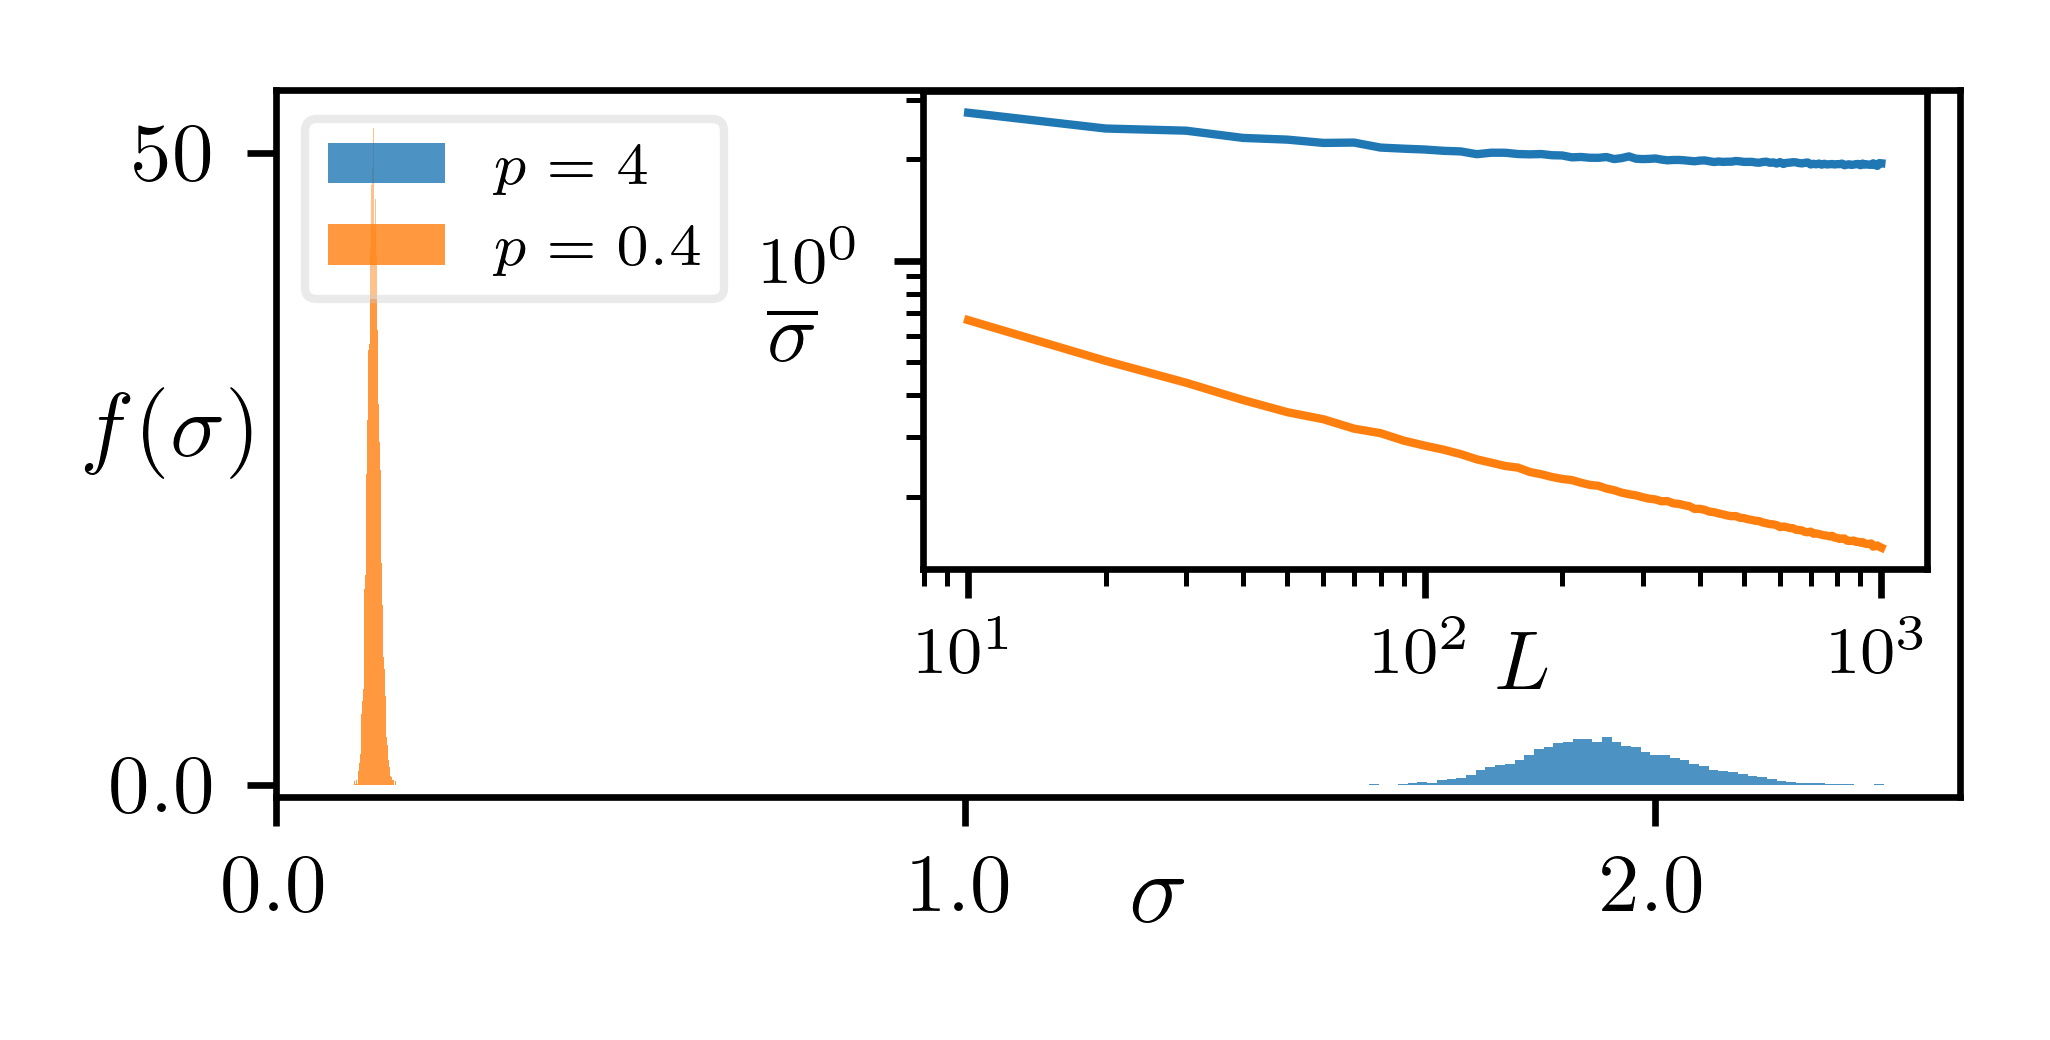

This chart was generated by the following Python code:
# import model.py methods (A, C, MI, ...) 
# which contains some main packages (numpy, numba,..)
import sys
import os

dir = os.path.dirname(__file__)
sys.path.insert(0, os.path.abspath(os.path.join(dir,'..',"..")))
import pickle #to save python objects
import numpy as np
from numpy import genfromtxt


# import plotting stuff
import matplotlib.pyplot as plt
from matplotlib.ticker import NullFormatter, NullLocator, ScalarFormatter, LogFormatter

plt.rcParams["font.family"] = "Times New Roman"
# plt.rc('font', size=SMALL_SIZE)          # controls default text sizes
# plt.rc('axes', titlesize=SMALL_SIZE)     # fontsize of the axes title
plt.rc('axes', labelsize=10)    # fontsize of the x and y labels
plt.rc('xtick', labelsize=10)    # fontsize of the tick labels
plt.rc('ytick', labelsize=10)    # fontsize of the tick labels
plt.rc('legend', fontsize=10)    # legend fontsize
plt.rcParams['text.usetex'] = True
# plt.rc('figure', titlesize=BIGGER_SIZE)  # fontsize of the figure title
plt.rcParams['figure.dpi'] = 300
plt.rcParams['savefig.dpi'] = 600
plt.rcParams["text.usetex"] = True


runs = 1000
L = 1000

#SELECT WHICH DATA TO PLOT#
hists = genfromtxt('data/bias_bulk.csv', delimiter=',')[1:,:]

beta_area_law_array = np.zeros(len(hists)//2)
beta_vol_law_array = np.zeros(len(hists)//2)
area_counter, volume_counter = 0, 0
for row in hists:
    if row[3] == 4.0:
        beta_area_law_array[area_counter] = row[0]
        area_counter += 1
    elif row[3] == 0.4:
        beta_vol_law_array[volume_counter] = row[0]
        volume_counter += 1


#############
# plot data #
#############
plt.rcParams['figure.dpi'] = 300
plt.rcParams['savefig.dpi'] = 600
pt = 0.0138889 
fig,ax = plt.subplots(1,1,figsize = (246*pt,125*pt))

ax.hist(beta_area_law_array,label=r"$p=4$",color="C0",bins="auto",density=True,alpha=0.8)
ax.hist(beta_vol_law_array,label=r"$p=0.4$",color="C1",bins="auto",density=True,alpha=0.8)

ax.legend(loc="upper left",fontsize=7,framealpha=0.4)

ax.set_ylabel(r"$f(\sigma)$",rotation=0,fontsize=11)
ax.set_xlabel(r"$\sigma$",fontsize=12)
ax.set_ylim([-1,55])
ax.set_yticks([0.0, 50.0])
ax.set_xticks([0.0, 1.0, 2.0])
ax.set_xticklabels(['0.0', '1.0', '2.0'])
ax.set_yticklabels(['0.0', '50'])
ax.yaxis.set_label_coords(-0.06,0.45)
ax.xaxis.set_label_coords(0.525,-0.08)

######################
# standard dev inset #
# ######################

# L_array = np.arange(50,1000,50)

# area_dev = np.zeros(len(L_array))
# vol_dev = np.zeros(len(L_array))
# counter = 0
# for L in L_array:
#     name_2_load = "data/temps/temp_area_4_L_"+str(L)
#     area_array = np.load(name_2_load + ".npy")
#     area_dev[counter] = np.std(area_array)#/(np.sum(area_array)/len(area_array))
    
#     name_2_load = "data/temps/temp_vol_04_L_"+str(L)
#     vol_array = np.load(name_2_load + ".npy")
#     vol_dev[counter] = np.std(vol_array)#/(np.sum(vol_array)/len(vol_array))
    
#     counter += 1


# These are in unitless percentages of the figure size. (0,0 is bottom left)
left, bottom, width, height = [0.45, 0.4525, 0.49, 0.46]
ax_inset = fig.add_axes([left, bottom, width, height])

std_vs_L = genfromtxt('data/bias_bulk_vs_L_STD.csv', delimiter=',')[1:,:]

std_area = np.zeros(len(std_vs_L)//2)
std_vol = np.zeros(len(std_vs_L)//2)
L_array = np.zeros(len(std_vs_L)//2)
area_counter, volume_counter = 0, 0
for row in std_vs_L:
    if row[2] == 4.0:
        std_area[area_counter] = row[0]
        L_array[area_counter] = row[1]
        area_counter += 1
    elif row[2] == 0.4:
        std_vol[volume_counter] = row[0]
        volume_counter += 1

# g_vol, y_intercept_vol = fit_log_log( L_array, vol_dev )

ax_inset.plot(L_array, std_area, label="Area",lw=1,color="C0")
ax_inset.plot(L_array, std_vol, label="Volume",lw=1,color="C1")

ax_inset.set_ylabel(r"$\overline{\sigma}$",size=10,rotation=0)
ax_inset.set_xlabel(r"$L$",size=10)

ax_inset.set_xticks([100,1000])
ax_inset.set_yticks([10,0.1])

ax_inset.set_yscale("log")
ax_inset.set_xscale("log")

# g_area, y_intercept_area = fit_log_log( L_array, area_dev )
# ax_inset.plot(L_array, area_dev, label="Area",lw=1,color="C0")

# print(g_vol, y_intercept_vol)
# print(g_area, y_intercept_area)

ax_inset.set_facecolor('white')

ax_inset.xaxis.set_tick_params(labelsize=8)
ax_inset.yaxis.set_tick_params(labelsize=8)


# ax_inset.set_xticklabels(ax_inset.get_xticks())


# # ax_inset.yaxis.set_minor_formatter(NullFormatter())
# # ax_inset.set_xticks([100,1000])
ax_inset.yaxis.set_label_coords(-0.13,0.4)
ax_inset.xaxis.set_label_coords(0.6,-0.13)
# ax_inset.set_xlim([47,1000])

plt.tight_layout()
plt.savefig("figs/paper_figs/heterogenety.pdf")
plt.savefig("figs/paper_figs/heterogenety.png")
plt.show()